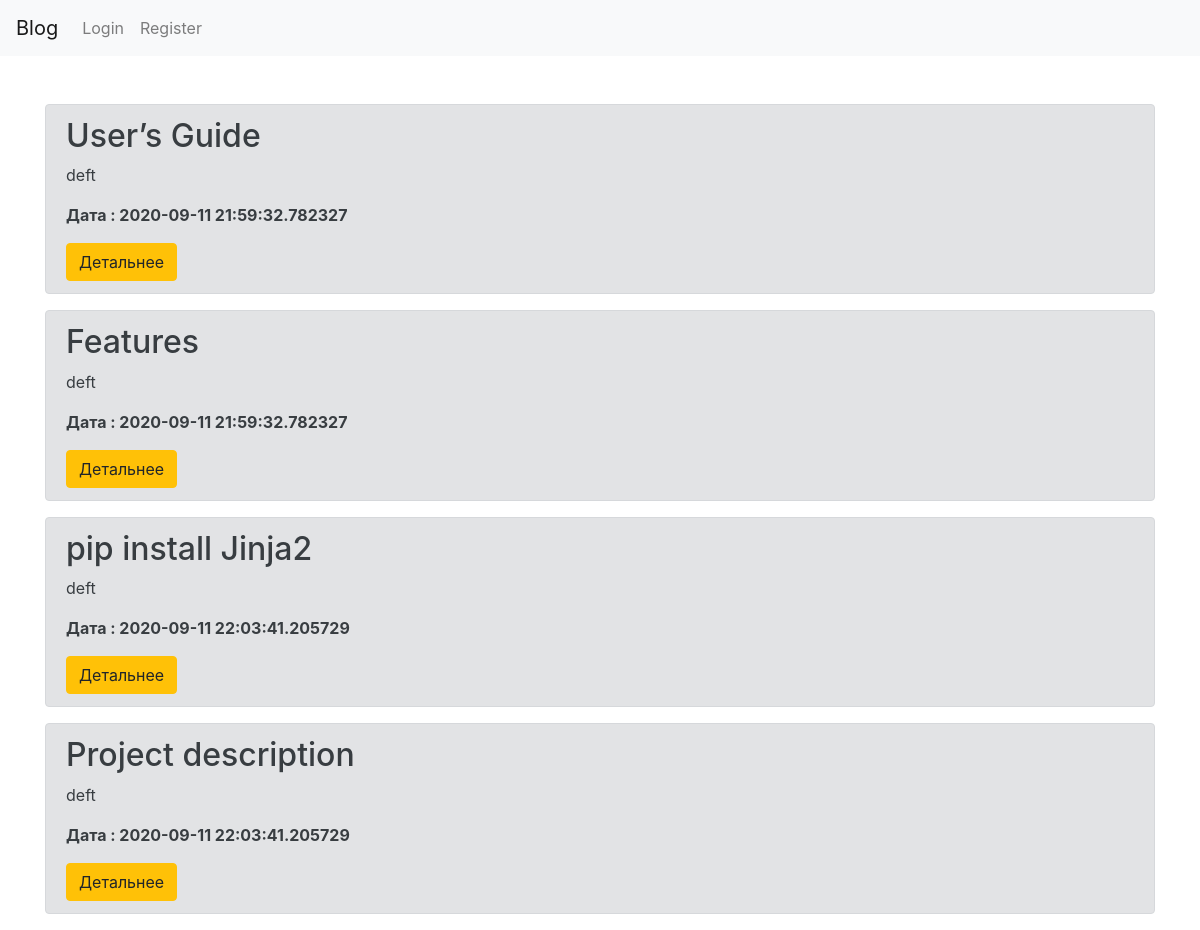
The page /post_tag/web on the database its author committed.
### app.py (models this page shows, shortened)
class Tag(db.Model):
    id=db.Column(db.Integer,primary_key=True)
    name=db.Column(db.String(100))
    postId=db.Column(db.Integer,  db.ForeignKey('article.id'))

class Article(db.Model):
    id=db.Column(db.Integer,primary_key=True)
    Authors=db.Column(db.String(50), nullable = False)
    Header=db.Column(db.String(300), nullable = False)
    content = db.Column(db.String(1500), nullable = False)
    img1=db.Column(db.String(248), nullable=True)
    creationData=db.Column(db.DateTime,default=datetime.now())
    tagi= db.relationship('Tag',backref='tags',lazy='dynamic')

### app.py (the view)
@app.route('/post_tag/<tag>', methods=['GET','POST'])
def tag(tag):
    if tag:
        articles= Tag.query.filter(Tag.name==tag).all()
        return  render_template('post_tag.html',tags=articles)
    return  render_template('post_tag.html')

### templates/post_tag.html (shortened to what this page needs)
        {% extends "base.html" %}
        {% block content %}
<div class="container mt-5">
    {%for tag in tags%}
    <div class="alert alert-secondary">
        <h2>{{tag.tags.Header}}</h2>
        <p>{{ tag.tags.Authors}}</p>
        <p><b>Дата : {{tag.tags.creationData}}</b></p>
        <a href="/show?id={{ tag.tags.id }}"class="btn btn-warning"> Детальнее </a>
    </div>
    {%endfor%}
{% endblock %}

### rows shown on the page
Tag: tags.Header "User’s Guide", tags.Authors "deft", tags.creationData "2020-09-11 21:59:32.782327"
Tag: tags.Header "Features", tags.Authors "deft", tags.creationData "2020-09-11 21:59:32.782327"
Tag: tags.Header "pip install Jinja2", tags.Authors "deft", tags.creationData "2020-09-11 22:03:41.205729"
Tag: tags.Header "Project description", tags.Authors "deft", tags.creationData "2020-09-11 22:03:41.205729"
